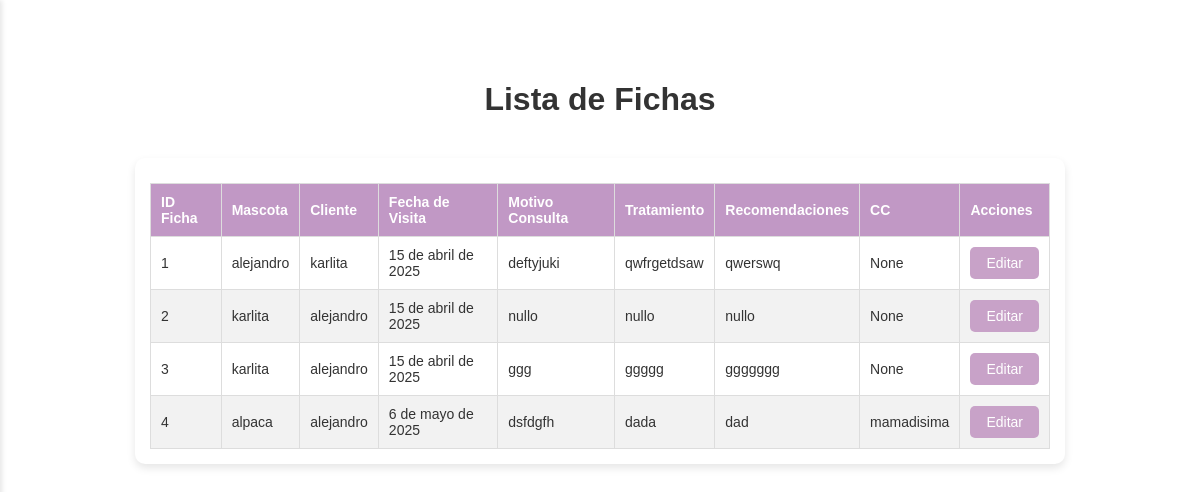
/fichas/ (signed in), run on the app's committed database.
### vetapp/models.py (models this page shows, shortened)
class Ficha(models.Model):
    id_ficha = models.AutoField(primary_key=True)
    mascota = models.ForeignKey(Mascota, on_delete=models.CASCADE, related_name='fichas')
    cliente = models.ForeignKey(Cliente, on_delete=models.CASCADE)
    fecha_visita = models.DateField(default=timezone.now)
    motivo_consulta = models.TextField()
    anamnesis_remota = models.TextField()
    anamnesis_actual = models.TextField()
    cc = models.TextField(blank=True, null=True)
    pc = models.TextField()
    tllc = models.TextField()
    oidos = models.TextField()
    ojos = models.TextField()
    boca = models.TextField()
    linfonodo_submandibular = models.TextField()
    rt = models.CharField(max_length=10)
    fc = models.CharField(max_length=10)
    fr = models.CharField(max_length=10)
    pulso_femoral = models.TextField()
    palpacion_abdominal = models.TextField()
    miembro_reproductor = models.TextField()
    linfonodo_inguinal = models.TextField()
    pelaje = models.TextField()
    temperatura = models.CharField(max_length=10)
    tratamiento = models.TextField()
    recomendaciones = models.TextField()
    receta = models.TextField()

class Mascota(models.Model):
    SEXO_CHOICES = [
        ('Macho', 'Macho'),
        ('Hembra', 'Hembra'),
    ]
    ESPECIE_CHOICES = [
        ('Canino', 'Canino'),
        ('Felino', 'Felino'),
        ('Otro', 'Otro'),
    ]
    ESTADO_REPRODUCTIVO_CHOICES = [
        ('Entero', 'Entero'),
        ('Esterilizado', 'Esterilizado'),
    ]
    id_mascota = models.AutoField(primary_key=True)
    cliente = models.ForeignKey(Cliente, on_delete=models.CASCADE, related_name='mascotas')
    nombre = models.CharField(max_length=100)
    sexo = models.CharField(max_length=10, choices=SEXO_CHOICES)
    raza = models.CharField(max_length=100)
    especie = models.CharField(max_length=20, choices=ESPECIE_CHOICES)
    fecha_nacimiento = models.DateField()
    estado_reproductivo = models.CharField(max_length=15, choices=ESTADO_REPRODUCTIVO_CHOICES)
    def calcular_edad_completa(self):
        today = date.today()
        dias_totales = (today - self.fecha_nacimiento).days
        años = dias_totales // 365
        dias = dias_totales % 365
        años_texto = f"{años} año" if años == 1 else f"{años} años"
        dias_texto = f"{dias} día" if dias == 1 else f"{dias} días"
        return f"{años_texto} y {dias_texto}"
    edad = property(calcular_edad_completa)

class Cliente(models.Model):
    id_cliente = models.AutoField(primary_key=True)
    numero = models.CharField(max_length=20)
    mascota = models.CharField(max_length=100)  # Solo como dato de referencia rápida
    correo = models.EmailField()
    direccion = models.CharField(max_length=200)
    rut = models.CharField(max_length=12)
    nombre = models.CharField(max_length=100)

### vetapp/views.py (the view)
# urls.py: path('fichas/', views.ver_ficha, name='ver_ficha'),
@login_required
def ver_ficha(request):
    fichas = Ficha.objects.all()
    return render(request, 'vetapp/ver_ficha.html', {'fichas': fichas})

### vetapp/templates/vetapp/ver_ficha.html (shortened to what this page needs)
{% load static %}
<!DOCTYPE html>
<html lang="es">
<head>
    <link rel="stylesheet" href="{% static 'css/style.css' %}">
</head>
<body>
    <div class="home-container">
        <h1 class="ver-cliente-h1">Lista de Fichas</h1>
        <div class="tabla-container">
            <table class="ver-cliente-table">
                <thead>
                    <tr class="ver-cliente-tr">
                        <th class="ver-cliente-th">ID Ficha</th>
                        <th class="ver-cliente-th">Mascota</th>
                        <th class="ver-cliente-th">Cliente</th>
                        <th class="ver-cliente-th">Fecha de Visita</th>
                        <th class="ver-cliente-th">Motivo Consulta</th>
                        <th class="ver-cliente-th">Tratamiento</th>
                        <th class="ver-cliente-th">Recomendaciones</th>
                        <th class="ver-cliente-th">CC</th>
                        <th class="ver-cliente-th">Acciones</th>
                    </tr>
                </thead>
                <tbody>
                    {% for ficha in fichas %}
                    <tr class="ver-cliente-tr">
                        <td class="ver-cliente-td">{{ ficha.id_ficha }}</td>
                        <td class="ver-cliente-td">{{ ficha.mascota.nombre }}</td>
                        <td class="ver-cliente-td">{{ ficha.cliente.nombre }}</td>
                        <td class="ver-cliente-td">{{ ficha.fecha_visita }}</td>
                        <td class="ver-cliente-td">{{ ficha.motivo_consulta }}</td>
                        <td class="ver-cliente-td">{{ ficha.tratamiento }}</td>
                        <td class="ver-cliente-td">{{ ficha.recomendaciones }}</td>
                        <td class="ver-cliente-td">{{ ficha.cc }}</td>
                        <td class="ver-cliente-td">
                            <a href="{% url 'editar_ficha' ficha.id_ficha %}" class="detalle-btn" style="text-decoration: none;">Editar</a>
                        </td>
                    </tr>
                    {% empty %}
                    <tr class="ver-cliente-tr">
                        <td class="ver-cliente-td" colspan="9">No hay fichas registradas.</td>
                    </tr>
                    {% endfor %}
                </tbody>
            </table>
        </div>
    </div>
</body>
</html>

### static/css/style.css (style rules this page uses)
body { margin: 0; font-family: Arial, sans-serif; background-size: cover; background-position: center; color: #333; height: 100vh; }
.home-container { margin-left: 250px; padding: 40px; display: flex; flex-direction: column; align-items: center; justify-content: center; box-sizing: border-box; }
.home-container h1 { font-size: 2em; margin-bottom: 20px; }
.tabla-container { background-color: white; border-radius: 10px; padding: 20px; box-shadow: 0px 4px 8px rgba(0,0,0,0.1); overflow-x: auto; width: 100%; max-width: 900px; margin-top: 20px; }
table { width: 100%; border-collapse: collapse; margin-top: 10px; }
th, td { border: 1px solid #c8b7dc; padding: 12px; text-align: left; }
th { background-color: #c198c5; color: white; }
.ver-cliente-table { width: 100%; border-collapse: collapse; }
.ver-cliente-th, .ver-cliente-td { padding: 10px; border: 1px solid #ddd; text-align: left; }
.ver-cliente-tr:nth-child(even) { background-color: #f2f2f2; }
.detalle-btn { background-color: #c8a2c8; border: none; color: white; padding: 8px 16px; font-size: 14px; border-radius: 5px; cursor: pointer; transition: background-color 0.3s ease; }
@media screen and (max-width: 1280px) { .home-container { margin-left: 0; padding: 60px 20px; } }
@media screen and (max-width: 1280px) { .table-container, .tabla-container { padding: 15px; overflow-x: auto; } }
@media screen and (max-width: 1280px) { .tabla-container table, .table-container table { font-size: 14px; } }

### data on the page
Ficha: id_ficha "1", mascota.nombre "alejandro", cliente.nombre "karlita", fecha_visita "15 de abril de 2025", motivo_consulta "deftyjuki", tratamiento "qwfrgetdsaw", recomendaciones "qwerswq", cc "None"
Ficha: id_ficha "2", mascota.nombre "karlita", cliente.nombre "alejandro", fecha_visita "15 de abril de 2025", motivo_consulta "nullo", tratamiento "nullo", recomendaciones "nullo", cc "None"
Ficha: id_ficha "3", mascota.nombre "karlita", cliente.nombre "alejandro", fecha_visita "15 de abril de 2025", motivo_consulta "ggg", tratamiento "ggggg", recomendaciones "ggggggg", cc "None"
Ficha: id_ficha "4", mascota.nombre "alpaca", cliente.nombre "alejandro", fecha_visita "6 de mayo de 2025", motivo_consulta "dsfdgfh", tratamiento "dada", recomendaciones "dad", cc "mamadisima"
